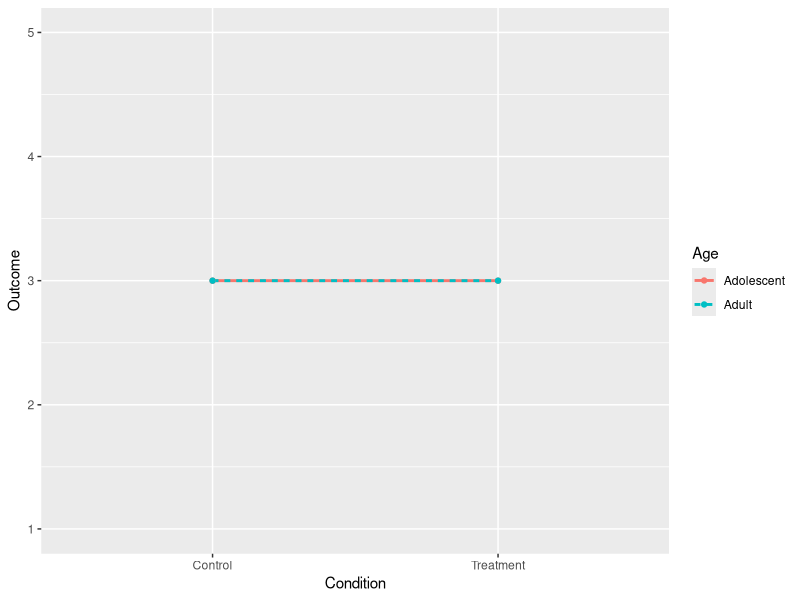
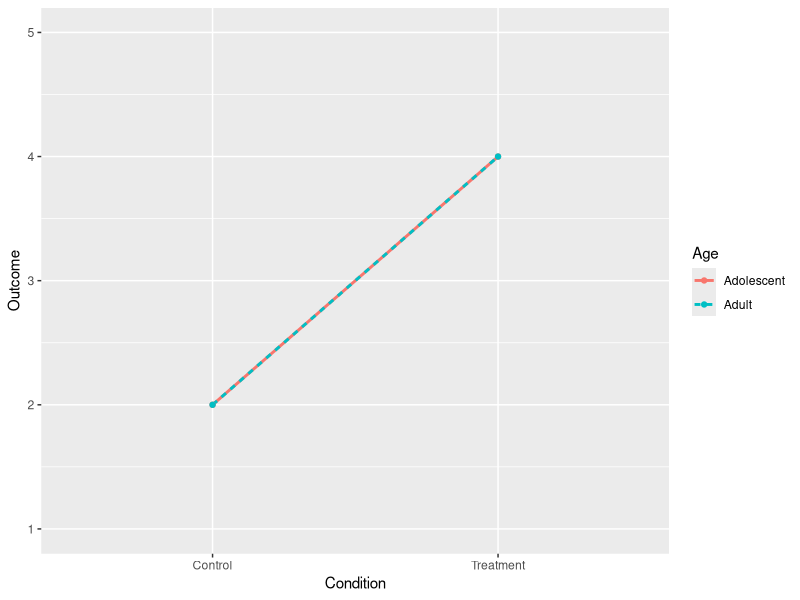
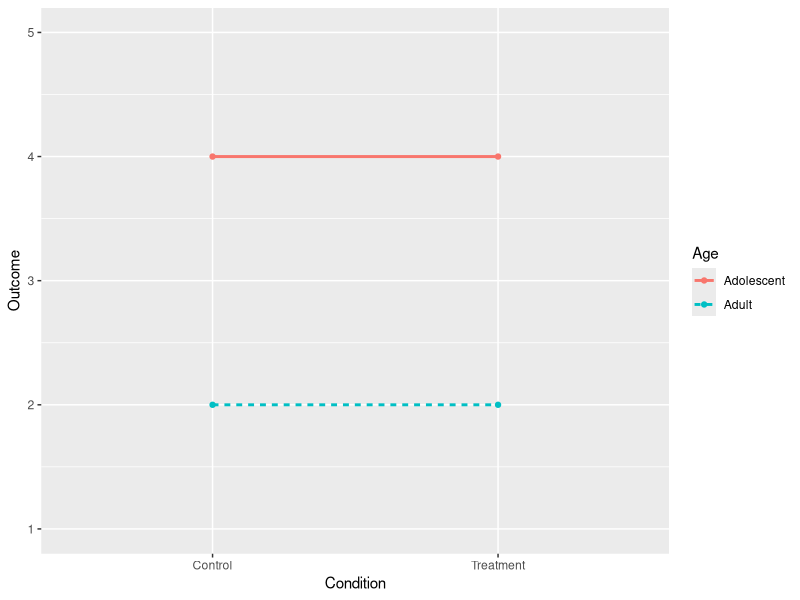
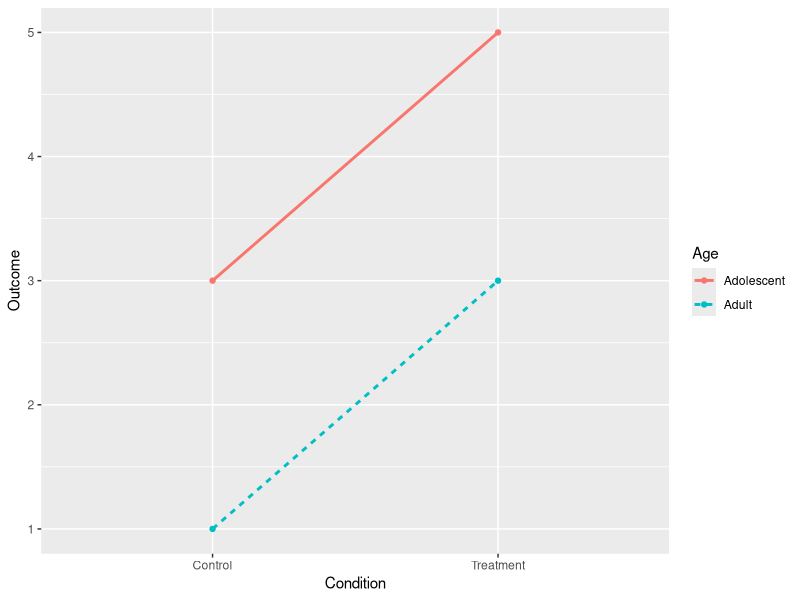
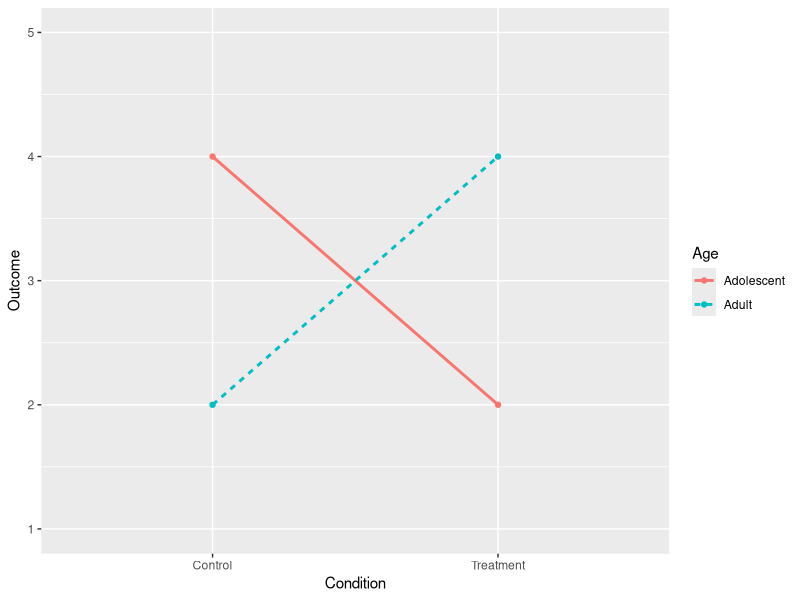
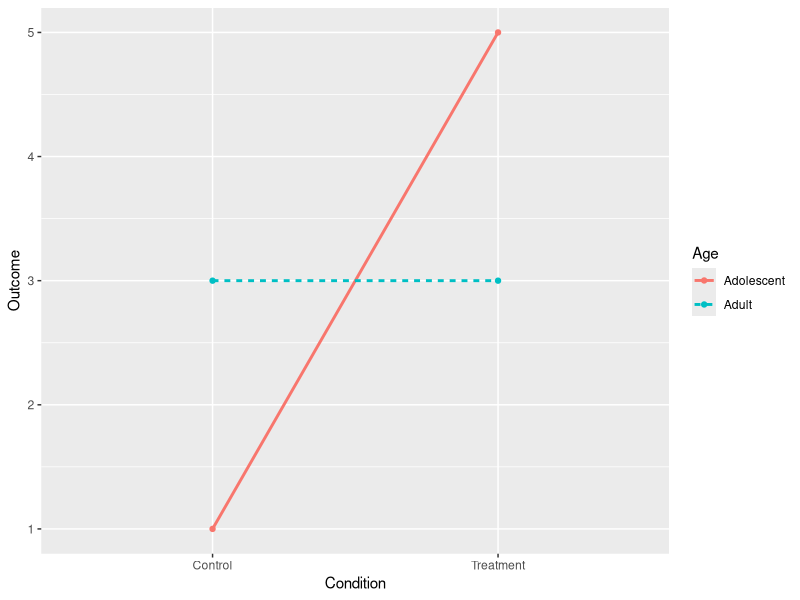
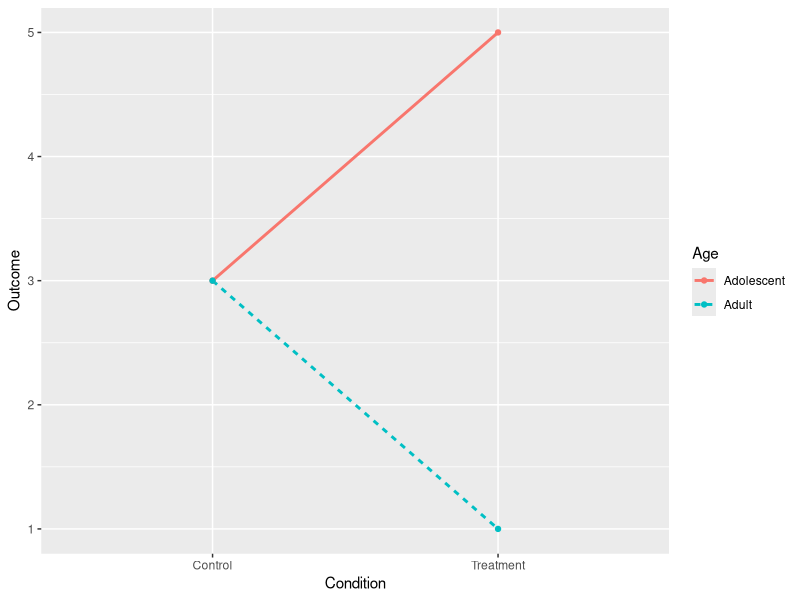
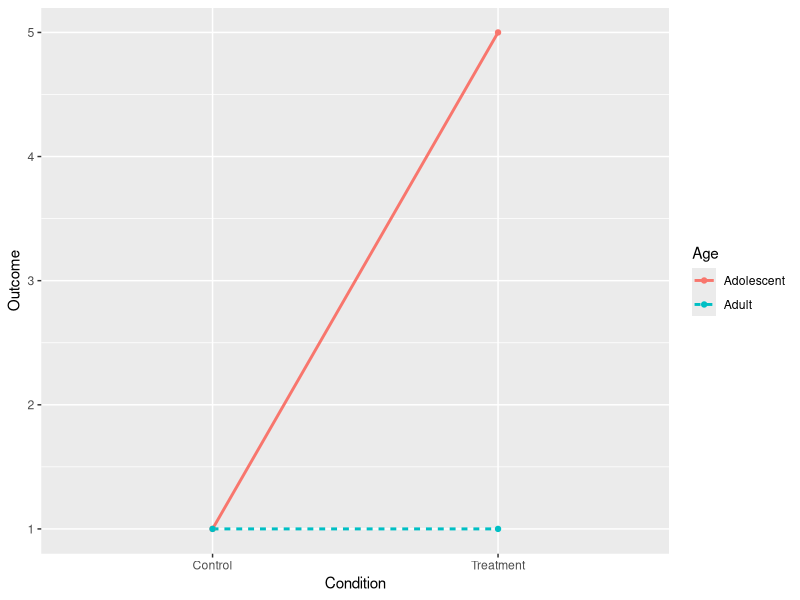

Here is the R script that generated these plots, in order: (Note: this script raises an error after producing the figures.)
## ---- chunk 1
knitr::opts_chunk$set(echo = TRUE, fig.align="center",warning=FALSE, message=FALSE)
library(knitr)
hook_output <- knit_hooks$get("output")
knit_hooks$set(output = function(x, options) {
  lines <- options$output.lines
  if (is.null(lines)) {
    return(hook_output(x, options))  # pass to default hook
  }
  x <- unlist(strsplit(x, "\n"))
  more <- "..."
  if (length(lines)==1) {        # first n lines
    if (length(x) > lines) {
      # truncate the output, but add ....
      x <- c(head(x, lines), more)
    }
  } else {
    x <- c(more, x[lines], more)
  }
  # paste these lines together
  x <- paste(c(x, ""), collapse = "\n")
  hook_output(x, options)
})

format_cells <- function(df, rows ,cols, value = c("italics", "italics2", "bold", "strikethrough","bold italics")){

  # select the correct markup
  map <- setNames(c("*","_", "**", "~~","***"), c("italics","italics2", "bold", "strikethrough","bold italics"))
  markup <- map[value]  

  for (r in rows){
    for(c in cols){

      # Make sure values are not factors
      df[[c]] <- as.character( df[[c]])

      # Update formatting
      df[r, c] <- paste0(markup, df[r, c], markup)
    }
  }

  return(df)
}
## ---- chunk 2
library(dplyr)
library(tidyr)
library(ggplot2)


intdat<-data.frame(Condition=c("Treatment","Treatment","Control","Control"), Age=c("Adolescent","Adult","Adolescent","Adult"),Outcome=c(3,3,3,3))
intdat$Condition<-as.character(intdat$Condition)

wide<-spread(data=intdat, Age, Outcome)
tab1<-cbind(wide," "=rowMeans(wide[,-1]))
rbind(tab1,c("",colMeans(tab1[,-1])))%>%format_cells(3,2:3, "bold")%>%format_cells(1:2,4, "bold")%>%format_cells(3,4, "bold") %>%knitr::kable(.,align = 'lccc')

ggplot(intdat,aes(x=Condition,y=Outcome,color=Age,lty=Age))+
  geom_line(aes(group=Age),size=1)+
  geom_point()+scale_y_continuous(limits=c(1,5))
## ---- chunk 3
intdat<-data.frame(Condition=c("Treatment","Treatment","Control","Control"), Age=c("Adolescent","Adult","Adolescent","Adult"),Outcome=c(4,4,2,2))
intdat$Condition<-as.character(intdat$Condition)

wide<-spread(data=intdat, Age, Outcome)
tab1<-cbind(wide," "=rowMeans(wide[,-1]))
rbind(tab1,c("",colMeans(tab1[,-1])))%>%format_cells(3,2:3, "bold")%>%format_cells(1:2,4, "bold")%>%format_cells(3,4, "bold") %>%knitr::kable(.,align = 'lccc')

ggplot(intdat,aes(x=Condition,y=Outcome,color=Age,lty=Age))+
  geom_line(aes(group=Age),size=1)+
  geom_point()+scale_y_continuous(limits=c(1,5))
## ---- chunk 4
intdat<-data.frame(Condition=c("Treatment","Treatment","Control","Control"), Age=c("Adolescent","Adult","Adolescent","Adult"),Outcome=c(4,2,4,2))
intdat$Condition<-as.character(intdat$Condition)

wide<-spread(data=intdat, Age, Outcome)
tab1<-cbind(wide," "=rowMeans(wide[,-1]))
rbind(tab1,c("",colMeans(tab1[,-1])))%>%format_cells(3,2:3, "bold")%>%format_cells(1:2,4, "bold")%>%format_cells(3,4, "bold") %>%knitr::kable(.,align = 'lccc')

ggplot(intdat,aes(x=Condition,y=Outcome,color=Age,lty=Age))+
  geom_line(aes(group=Age),size=1)+
  geom_point()+scale_y_continuous(limits=c(1,5))
## ---- chunk 5
intdat<-data.frame(Condition=c("Treatment","Treatment","Control","Control"), Age=c("Adolescent","Adult","Adolescent","Adult"),Outcome=c(5,3,3,1))
intdat$Condition<-as.character(intdat$Condition)

wide<-spread(data=intdat, Age, Outcome)
tab1<-cbind(wide," "=rowMeans(wide[,-1]))
rbind(tab1,c("",colMeans(tab1[,-1])))%>%format_cells(3,2:3, "bold")%>%format_cells(1:2,4, "bold")%>%format_cells(3,4, "bold") %>%knitr::kable(.,align = 'lccc')

ggplot(intdat,aes(x=Condition,y=Outcome,color=Age,lty=Age))+
  geom_line(aes(group=Age),size=1)+
  geom_point()+scale_y_continuous(limits=c(1,5))
## ---- chunk 6
intdat<-data.frame(Condition=c("Treatment","Treatment","Control","Control"), Age=c("Adolescent","Adult","Adolescent","Adult"),Outcome=c(2,4,4,2))
intdat$Condition<-as.character(intdat$Condition)

wide<-spread(data=intdat, Age, Outcome)
tab1<-cbind(wide," "=rowMeans(wide[,-1]))
rbind(tab1,c("",colMeans(tab1[,-1])))%>%format_cells(3,2:3, "bold")%>%format_cells(1:2,4, "bold")%>%format_cells(3,4, "bold") %>%knitr::kable(.,align = 'lccc')

ggplot(intdat,aes(x=Condition,y=Outcome,color=Age,lty=Age))+
  geom_line(aes(group=Age),size=1)+
  geom_point()+scale_y_continuous(limits=c(1,5))
## ---- chunk 7
intdat<-data.frame(Condition=c("Treatment","Treatment","Control","Control"), Age=c("Adolescent","Adult","Adolescent","Adult"),Outcome=c(5,3,1,3))
intdat$Condition<-as.character(intdat$Condition)

wide<-spread(data=intdat, Age, Outcome)
tab1<-cbind(wide," "=rowMeans(wide[,-1]))
rbind(tab1,c("",colMeans(tab1[,-1])))%>%format_cells(3,2:3, "bold")%>%format_cells(1:2,4, "bold")%>%format_cells(3,4, "bold") %>%knitr::kable(.,align = 'lccc')

ggplot(intdat,aes(x=Condition,y=Outcome,color=Age,lty=Age))+
  geom_line(aes(group=Age),size=1)+
  geom_point()+scale_y_continuous(limits=c(1,5))
## ---- chunk 8
intdat<-data.frame(Condition=c("Treatment","Treatment","Control","Control"), Age=c("Adolescent","Adult","Adolescent","Adult"),Outcome=c(5,1,3,3))
intdat$Condition<-as.character(intdat$Condition)

wide<-spread(data=intdat, Age, Outcome)
tab1<-cbind(wide," "=rowMeans(wide[,-1]))
rbind(tab1,c("",colMeans(tab1[,-1])))%>%format_cells(3,2:3, "bold")%>%format_cells(1:2,4, "bold")%>%format_cells(3,4, "bold") %>%knitr::kable(.,align = 'lccc')

ggplot(intdat,aes(x=Condition,y=Outcome,color=Age,lty=Age))+
  geom_line(aes(group=Age),size=1)+
  geom_point()+scale_y_continuous(limits=c(1,5))
## ---- chunk 9
intdat<-data.frame(Condition=c("Treatment","Treatment","Control","Control"), Age=c("Adolescent","Adult","Adolescent","Adult"),Outcome=c(5,1,1,1))
intdat$Condition<-as.character(intdat$Condition)

wide<-spread(data=intdat, Age, Outcome)
tab1<-cbind(wide," "=rowMeans(wide[,-1]))
rbind(tab1,c("",colMeans(tab1[,-1])))%>%format_cells(3,2:3, "bold")%>%format_cells(1:2,4, "bold")%>%format_cells(3,4, "bold") %>%knitr::kable(.,align = 'lccc')

ggplot(intdat,aes(x=Condition,y=Outcome,color=Age,lty=Age))+
  geom_line(aes(group=Age),size=1)+
  geom_point()+scale_y_continuous(limits=c(1,5))
## ---- chunk 10
intdat<-data.frame(Condition=c("Treatment","Treatment","Control","Control"), Age=c("Adolescent","Adult","Adolescent","Adult"),Outcome=c(5,1,3,1))
intdat$Condition<-as.character(intdat$Condition)

wide<-spread(data=intdat, Age, Outcome)
tab1<-cbind(wide," "=rowMeans(wide[,-1]))
rbind(tab1,c("",colMeans(tab1[,-1])))%>%format_cells(3,2:3, "bold")%>%format_cells(1:2,4, "bold")%>%format_cells(3,4, "bold") %>%knitr::kable(.,align = 'lccc')

ggplot(intdat,aes(x=Condition,y=Outcome,color=Age,lty=Age))+
  geom_line(aes(group=Age),size=1)+
  geom_point()+scale_y_continuous(limits=c(1,5))
## ---- chunk 11
gpigs<-ToothGrowth
gpigs$dose<-as.factor(gpigs$dose)

table(gpigs$supp,gpigs$dose)
## ---- chunk 12
gpigs%>%group_by(supp,dose)%>%summarize(cellmean=mean(len))%>%spread(supp,cellmean)%>%
  rowwise()%>%mutate(mean=mean(c(OJ,VC)))%>%ungroup()%>%
  bind_rows(summarize_all(.,.funs=mean))
## ---- chunk 13
gpigs %>% group_by(supp,dose) %>%summarize(length = mean(len))%>%
ggplot() + aes(x = supp, y = length, color = dose) + geom_line(aes(group = dose)) + geom_point()
## ---- chunk 14
gpigs %>% group_by(supp,dose) %>%summarize(length = mean(len))%>%
ggplot() + aes(x = dose, y = length, color = supp) + geom_line(aes(group = supp)) + geom_point()
## ---- chunk 15
library(car)

fit<-lm(len ~ dose * supp, data=gpigs)
leveneTest(fit)

#normality looks OK
qplot(fit$residuals,bins=8)+xlab("Residuals") 
shapiro.test(fit$residuals)
## ---- chunk 16
fit<-lm(len ~ supp, data=gpigs)
Anova(fit)
## ---- chunk 17
fit<-lm(len ~ dose, data=gpigs)
Anova(fit)
## ---- chunk 18
fit<-lm(len ~ supp + dose, data=gpigs)
Anova(fit)
## ---- chunk 19
fit<-lm(len ~ supp + dose + supp:dose, data=gpigs) #or just len~supp*dose
Anova(fit)
## ---- chunk 20
#Here's a quick way to get all means
model.tables(aov(fit), type = "means")
## ---- chunk 21
TukeyHSD(aov(fit))
## ---- chunk 22
summary(fit)$r.sq
summary(fit)$adj.r.sq
## ---- chunk 23
cars<-mtcars%>%select(mpg,cyl,am)%>%mutate(cyl=as.factor(cyl),am=as.factor(am))

cars%>%count(cyl,am)
## ---- chunk 24
options(contrasts=c("contr.sum","contr.poly")) #this will only affect type III; I'll explain shortly

fit12<-lm(mpg~am*cyl,data=cars)
fit21<-lm(mpg~cyl*am,data=cars)

anova(fit12)
anova(fit21)
## ---- chunk 25
cars%>%mutate(grand_mean=mean(mpg))%>%
  group_by(am,cyl)%>%mutate(cell_mean=mean(mpg))%>%ungroup()%>%
  group_by(am)%>%mutate(am_mean=mean(mpg))%>%ungroup()%>%
  group_by(cyl)%>%mutate(cyl_mean=mean(mpg))%>%ungroup()%>%
  summarize(SS_am=sum((am_mean-grand_mean)^2),
            SS_cyl=sum((cyl_mean-grand_mean)^2),
            SS_T=sum((mpg-grand_mean)^2),
            SS_E=sum((mpg-cell_mean)^2))
## ---- chunk 26
mod7<-lm(mpg~1,data=cars)
mod6<-lm(mpg~cyl,data=cars)
anova(mod7,mod6)
## ---- chunk 27
summary(aov(mpg~cyl,data=cars))
## ---- chunk 28
mod2<-lm(mpg~cyl+am,data=cars)
anova(mod6,mod2)
## ---- chunk 29
cars%>%mutate(grand_mean=mean(mpg))%>%
  group_by(am)%>%mutate(am_mean=mean(mpg))%>%ungroup()%>%
  group_by(cyl)%>%mutate(cyl_mean=mean(mpg))%>%ungroup()%>%
  mutate(mpg_res=mpg-cyl_mean)%>% #remove effect of cylinders
  mutate(grand_mean=mean(mpg_res))%>%
  group_by(am)%>%mutate(am_mean=mean(mpg_res))%>%ungroup()%>%
  summarize(sum((am_mean-grand_mean)^2))

anova(lm(mod6$residuals~am,data=cars))
## ---- chunk 30
mod5<-lm(mpg~am,data=cars)
anova(mod5,mod2)
## ---- chunk 31
mod1<-lm(mpg~am*cyl,data=cars)
anova(mod2,mod1)
## ---- chunk 32
Anova(fit12,type=2)
## ---- chunk 33
anova(mod5,mod2)
anova(mod6,mod2)
## ---- chunk 34
options(contrasts=c("contr.sum","contr.poly"))

Anova(lm(mpg~am*cyl,data=cars),type=3)
## ---- chunk 35
options(contrasts=c("contr.treatment","contr.poly")) #These are the default contrasts in R

Anova(lm(mpg~am*cyl,data=cars),type=3)
## ---- chunk 36
mod<-model.matrix(lm(mpg~am*cyl,data=cars))
mod<-unique(cbind(AM=cars$am,CYL=cars$cyl,mod))

mod
## ---- chunk 37
mod[,3]%*%mod[,4]
## ---- chunk 38
options(contrasts=c("contr.sum","contr.poly"))

mod<-model.matrix(lm(mpg~am*cyl,data=cars))
mod<-unique(cbind(AM=cars$am,CYL=cars$cyl,mod))

mod
## ---- chunk 39
mod[,3]%*%mod[,4]
